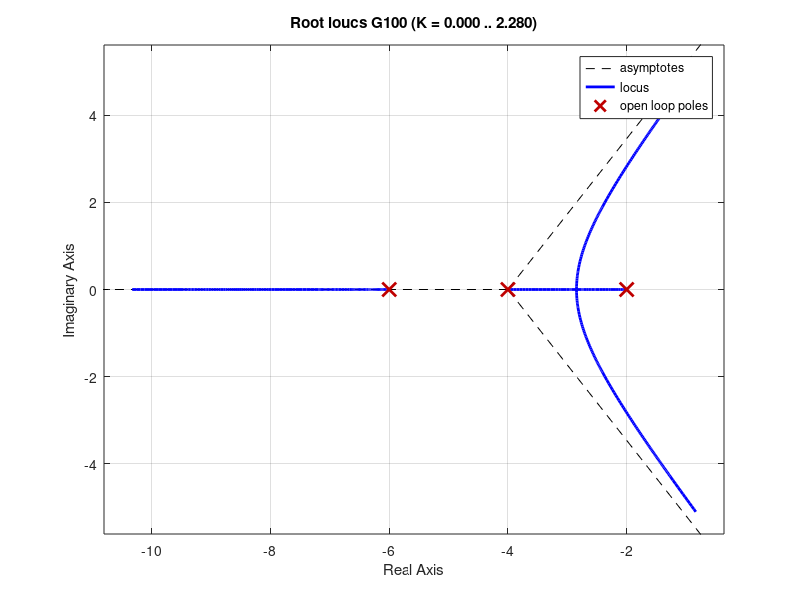
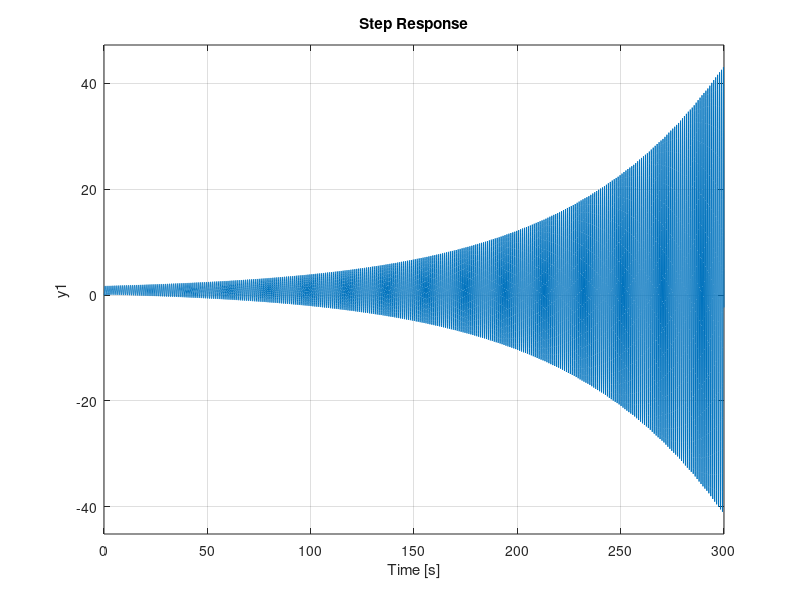

These charts were generated, in order, by the following MATLAB code:

% a


s = tf('s');

K    = 10;
G10  = K/(s+2)/(s+4)/(s+6);
K    = 100;
G100 = K/(s+2)/(s+4)/(s+6);

figure(1)
clf()
% nyquist(G10);
% hold on;
rlocus(G100);
hold off;

figure(2)
clf()
step(feedback(G10, 1))
hold on
step(feedback(G100*4.85, 1))
hold off